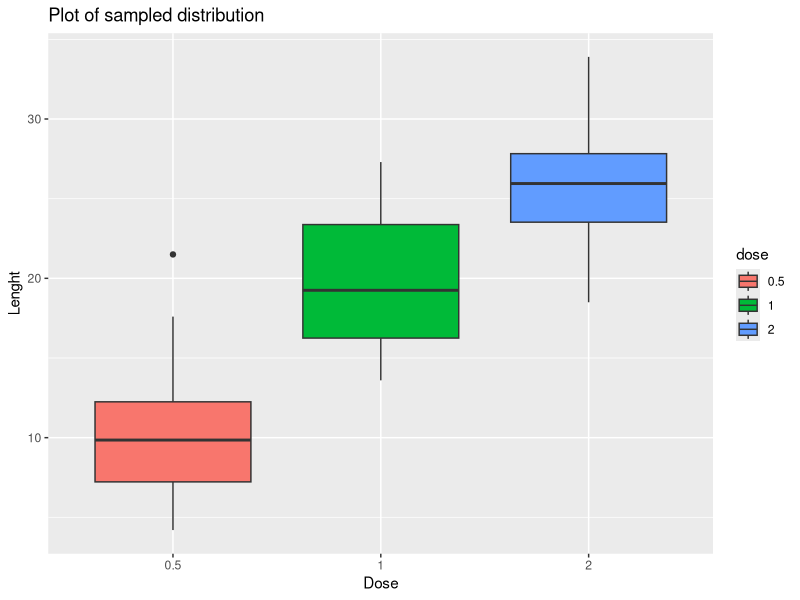

Generate this figure with R: (Note: this script raises an error after producing the figure.)
## ---- chunk 1
packages <- c("data.table","dplyr", "ggplot2")
sapply(packages, require, character.only=TRUE, quietly=TRUE)
## ---- chunk 2
knitr::opts_chunk$set(echo = TRUE)
## ---- chunk 3
#change type of variable dose
ToothGrowth$dose <- as.factor(ToothGrowth$dose)

#inspect the summary and the structure of the dataset
summary(ToothGrowth)
str(ToothGrowth)

# make boxplot to analyze the len ~ dose
p<-ggplot(ToothGrowth, aes(x=dose, y=len, fill=dose)) +
  geom_boxplot() +
  ggtitle("Toothgrowth per dose") +
  labs(title="Plot of sampled distribution", x ="Dose", y = "Lenght")
p
## ---- chunk 4
# testing for signficance
t.test(len ~ dose, paired = FALSE, data = subset(ToothGrowth,(ToothGrowth$dose %in% c(0.5, 1))))
t.test(len ~ dose, paired = FALSE, data = subset(ToothGrowth,(ToothGrowth$dose %in% c(0.5, 2))))
t.test(len ~ dose, paired = FALSE, data = subset(ToothGrowth,(ToothGrowth$dose %in% c(1, 2))))
## ---- chunk 5
#calculate mean and variance of both supplements
mvc<-mean(subset(ToothGrowth,ToothGrowth$supp=="VC")$len)
vvc<-var(subset(ToothGrowth,ToothGrowth$supp=="VC")$len)
moj<-mean(subset(ToothGrowth,ToothGrowth$supp=="OJ")$len)
voj<-var(subset(ToothGrowth,ToothGrowth$supp=="OJ")$len)

# make a boxplot len~supp
plot<-ggplot(ToothGrowth, aes(x=supp, y=len, fill=supp)) +
  geom_boxplot() +
  ggtitle("Toothgrowth per supplement") +
  labs(title="Plot of sampled distribution", x ="Supplement", y = "Lenght")
plot
## ---- chunk 6
# testing for signficance
t.test(len ~ supp, paired = FALSE, data = ToothGrowth, var.equal = FALSE)
